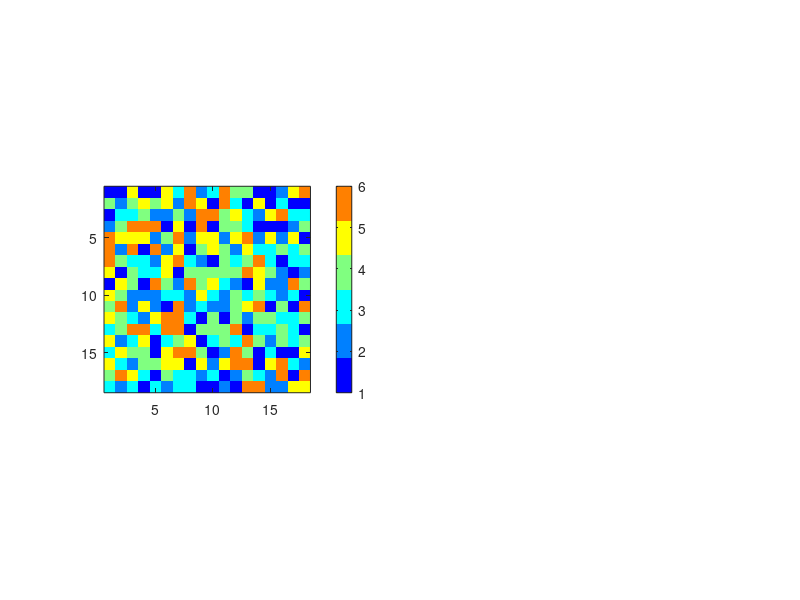

The MATLAB script that drew this image: (Note: this script raises an error after producing the figure.)
clear all;
%I have 6 states from that email. Lets see what I can do with them. Hmm...
total_states = 6 ;
ruleset=[];
time=21;
size=21;


 
 
 
%%
%
%Now what I am going to do is, I am going to have a ruleset and then when I
%am going to compare the results for graphs that have cycles and graphs
%that do not have cycles! And then I will change the initializations and
%the rulesets to see where that takes us.
 
%THREE THINGS THAT CAN COMPLETELY DEFINE FATE FOR OUR DETERMINISTIC MODEL:
    %GRAPH
    %RULESET
    %INITIALIZATION
    
 
    
%%%%%%%%%%%%%%%%%%%%%%%%%%%%%%%%%%%%%%%%%%%%%%%%%%%%%%%%%%%%%%%%%%%%%%%%%%%    
%%%%%%%%%%%%%%%%%%%%%%%%%%%%%%%%%%%%%%%%%%%%%%%%%%%%%%%%%%%%%%%%%%%%%%%%%%%
    
%INITIALIZATION
%Different ways to initialize the cells
 
 
 
 
 
 
 
if 1% we dont need this for the statistics section
%%%%%%%%%%%%%%%%%%%%%%%%%%%%%%%%%%%%%%%%%%%%%%%%%%%%%%%%%%%%%%%%%%%%%%%%%%%
%%%%%%%%%%%%%%%%%%%%%%%%%%%%%%%%%%%%%%%%%%%%%%%%%%%%%%%%%%%%%%%%%%%%%%%%%%%
 
%RULE
%The ruleset here is the new state when a cell receives a signal
%First line is change in state when you do receive a signal
%Second line is a change in state when you do not receive a signal
rule_original = [ 3 , 0 ;...
         1 , 0 ;...
         2 , 0 ;...
         5 , 0 ;...
         4 , 0 ;...
         4 , 0 ] ;
 
rule = rule_original(:,1) ;
 
 
end
 

rule = [ rule rule rule rule rule rule];
 
%%%%%%%%%%%%%%%%%%%%%%%%%%%%%%%%%%%%%%%%%%%%%%%%%%%%%%%%%%%%%%%%%%%%%%%%%%%
%%%%%%%%%%%%%%%%%%%%%%%%%%%%%%%%%%%%%%%%%%%%%%%%%%%%%%%%%%%%%%%%%%%%%%%%%%%
 
%GRAPH FOR ACYCLIC - LEBON ET AL
graph = zeros(total_states,total_states);
 
%The graph from the lauren paper is the following DAG
graph = [ 0 , 0 , 0 , 0 , 0 , 0 ;...
          0 , 0 , 0 , 0 , 0 , 0 ;...
          0 , 0 , 0 , 0 , 0 , 0 ;...
          1 , 1 , 0 , 0 , 0 , 0 ;...
          1 , 1 , 0 , 0 , 0 , 0 ;...
          1 , 1 , 1 , 0 , 1 , 0 ] ;
      
 
final = rule .* graph ;
  
 
 
%%
 
%A graph with a cycle so we can see a comparision
cycle_graph = [ 0 , 0 , 0 , 0 , 0 , 0 ;...
                0 , 0 , 0 , 0 , 0 , 0 ;...
                0 , 0 , 0 , 0 , 0 , 0 ;...
                0 , 1 , 1 , 0 , 1 , 0 ;...
                1 , 0 , 1 , 1 , 0 , 0 ;...
                1 , 1 , 1 , 1 , 1 , 0 ] ;

      
 
cycle_final = rule .* cycle_graph ;
  
%cycle_final
%%
 
        
%%%%%%%%%%%%%%%%%%%%%%%%%%%%%%%%%%%%%%%%%%%%%%%%%%%%%%%%%%%%%%%%%%%%%%%%%%%
%%%%%%%%%%%%%%%%%%%%%%%%%%%%%%%%%%%%%%%%%%%%%%%%%%%%%%%%%%%%%%%%%%%%%%%%%%%
 
 

 
 
 
%TYPE AND SIZE DEFINITION
A = randi([1 total_states],size,size,1);
 
%%
%%%%%%%%%%
%INITIALIZING FOR LAUREN PAPER
 
 
%%
A = repmat(A,[1 1 time]);
%imagesc(A(:,:,4))
 
 
%B is A for cyclic
B = A;
    
    
    
%%%%%%%%%%%%%%%%%%%%%%%%%%%%%%%%%%%%%%%%%%%%%%%%%%%%%%%%%%%%%%%%%%%%%%%%%%%
%%%%%%%%%%%%%%%%%%%%%%%%%%%%%%%%%%%%%%%%%%%%%%%%%%%%%%%%%%%%%%%%%%%%%%%%%%%
%UPDATION 
 
for(t= 1:time-1),
 
%
    for(x=2:size-1)
        for(y=2:size-1)
            
       
            a_signal=0;        
            c_signal=0;
 
            
        %%FOR ACYCLIC and ACYCLIC
            for(i=[-1,0,1])
                for(j=[-1,0,1])
                   
                    %CHECK FOR THE ACYCLIC GRAPH
                    if( graph(A(x,y,t),A(x+i,y+j,t)) ~= 0  ) ,
                        a_signal=1;
                        a_signal_x = x+i;
                        a_signal_y = y+j;
                    end
                    
                    
                    %CHECK FOR THE CYCLIC GRAPH
                    if( cycle_graph(B(x,y,t),B(x+i,y+j,t)) ~= 0  ) ,
                        c_signal=1;
                        c_signal_x = x+i;
                        c_signal_y = y+j;
 
                    end
                    
                end
                
            end
            
            %%SIGNAL DECISION FOR ACYCLIC
                    if( a_signal == 1 ) ,
                        A(x,y,t+1) = final(A(x,y,t) ,A(a_signal_x,a_signal_y,t));
                         
              
                    else
                        A(x,y,t+1) = A(x,y,t);
 
                    end
        
        %%%%%%%%%%%%%%%%%%%%%%%%%%%%%%%%%%%%%%
        
          
           %%SIGNAL DECISION for CYCLIC
                    if( c_signal == 1 ) ,
                        B(x,y,t+1) = cycle_final(B(x,y,t) ,B(c_signal_x,c_signal_y,t));
                         
                    else
                        B(x,y,t+1) = B(x,y,t);
 
                    end
            
            
 
        
        end
    end
end
%%
 
 %%
if 1 % we dont need this section for now !
figure
 
for(rec=1:time)
drawnow
subplot(121);
%%%PLOT FOR ACYCLIC
h = imagesc(A(2:size-2,2:size-2,rec));
axis square;
caxis([1 6]);
colormap(jet(6));
q = colorbar;
q.Location = 'southoutside';
xlabel(q, 'State Marker');
 
ylabel('Cell Position');
xlabel('Time Step');
title(strcat('Acyclic | Rule: ',mat2str(rule_original(:,1))))
ax = gca;
ax.YTick = 1.5 : 1 : size -0.5;
ax.XTick = 1.5 : 1 : size -0.5;
ax.YGrid = 'on';
ax.XGrid = 'on';
set(gca,'XTickLabel',[]);
set(gca,'YTickLabel',[]);
%%%
 
 
subplot(122);
%%%PLOT FOR CYCLIC
h = imagesc(B(2:size-2,2:size-2,rec));
axis square;
caxis([1 6]);
colormap(jet(6));
q = colorbar;
q.Location = 'southoutside';
%set(q,'YTick',[1,2,3,4,5,6])
 
%lcolorbar(labels,'fontweight','bold');
 
 
xlabel(q, 'State Marker');
ylabel('Cell Position');
xlabel('Time Step');
title(strcat('Cyclic | Rule: ',mat2str(rule_original(:,1))));
ax = gca;
ax.YTick = 1.5 : 1 : size -0.5;
ax.XTick = 1.5 : 1 : size -0.5;
ax.YGrid = 'on';
ax.XGrid = 'on';
set(gca,'XTickLabel',[]);
set(gca,'YTickLabel',[]);
%%%
 
 
M(rec) = getframe(gcf);
%close all;
end
 
 
%%Save Figure
%savefig(strcat(mat2str(big),mat2str(rule_original(:,1))))
%saveas(gcf,strcat(mat2str(big),mat2str(rule_original(:,1)),'.png'))
%clearvars -except big;
%end
%%
movie2avi(M,strcat(mat2str(rule_original(:,1)),'.avi'))
end
